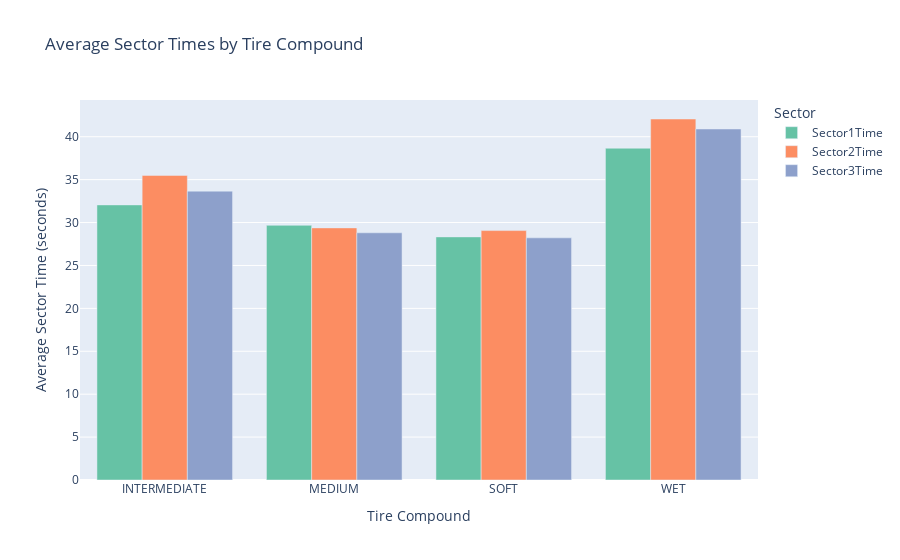

Source (notebook cell):
### Markdown cell above
The graph shows the relationship between tire strategy (compound choice), weather conditions (rain periods), and if rainfall is true or not. By analyzing this information, teams can find tire performance and make decisions for future races regarding tire selection in varying weather scenarios. Not only this but comparing tire compound usage during rain vs. no rain can show how well they performed in the race and actually predicting whether there is going to be rain or not. This analysis helps in optimizing tire strategies and improving overall race performance under similar conditions.

### Code cell
# Calculate the average sector times for each compound
average_sector_times = aligned_data.groupby('Compound')[['Sector1Time', 'Sector2Time', 'Sector3Time']].mean().reset_index()

# Melt the DataFrame to have a long format for plotting
melted_sector_times = average_sector_times.melt(id_vars='Compound', 
                                                 value_vars=['Sector1Time', 'Sector2Time', 'Sector3Time'], 
                                                 var_name='Sector', 
                                                 value_name='AverageTime')

# Convert AverageTime to seconds for easier interpretation
melted_sector_times['AverageTime'] = melted_sector_times['AverageTime'].dt.total_seconds()

# Create the plot
fig = px.bar(
    melted_sector_times,
    x='Compound',
    y='AverageTime',
    color='Sector',
    barmode='group',
    title='Average Sector Times by Tire Compound',
    labels={'AverageTime': 'Average Sector Time (seconds)', 'Compound': 'Tire Compound'},
    color_discrete_sequence=px.colors.qualitative.Set2
)


fig.show()

### Figure 1 — Plotly figure (JSON) as saved in the notebook; plotly's stock layout.template omitted (floating-point values rounded to 4 significant figures)
{"data": [{"alignmentgroup": "True", "hovertemplate": "Sector=Sector1Time<br>Tire Compound=%{x}<br>Average Sector Time (seconds)=%{y}<extra></extra>", "legendgroup": "Sector1Time", "marker": {"color": "rgb(102,194,165)", "pattern": {"shape": ""}}, "name": "Sector1Time", "offsetgroup": "Sector1Time", "orientation": "v", "showlegend": true, "textposition": "auto", "type": "bar", "x": ["INTERMEDIATE", "MEDIUM", "SOFT", "WET"], "xaxis": "x", "y": [32.05, 29.68, 28.33, 38.66], "yaxis": "y"}, {"alignmentgroup": "True", "hovertemplate": "Sector=Sector2Time<br>Tire Compound=%{x}<br>Average Sector Time (seconds)=%{y}<extra></extra>", "legendgroup": "Sector2Time", "marker": {"color": "rgb(252,141,98)", "pattern": {"shape": ""}}, "name": "Sector2Time", "offsetgroup": "Sector2Time", "orientation": "v", "showlegend": true, "textposition": "auto", "type": "bar", "x": ["INTERMEDIATE", "MEDIUM", "SOFT", "WET"], "xaxis": "x", "y": [35.49, 29.38, 29.06, 42.07], "yaxis": "y"}, {"alignmentgroup": "True", "hovertemplate": "Sector=Sector3Time<br>Tire Compound=%{x}<br>Average Sector Time (seconds)=%{y}<extra></extra>", "legendgroup": "Sector3Time", "marker": {"color": "rgb(141,160,203)", "pattern": {"shape": ""}}, "name": "Sector3Time", "offsetgroup": "Sector3Time", "orientation": "v", "showlegend": true, "textposition": "auto", "type": "bar", "x": ["INTERMEDIATE", "MEDIUM", "SOFT", "WET"], "xaxis": "x", "y": [33.66, 28.81, 28.22, 40.9], "yaxis": "y"}], "layout": {"barmode": "group", "legend": {"title": {"text": "Sector"}, "tracegroupgap": 0}, "title": {"text": "Average Sector Times by Tire Compound"}, "xaxis": {"anchor": "y", "domain": [0, 1], "title": {"text": "Tire Compound"}}, "yaxis": {"anchor": "x", "domain": [0, 1], "title": {"text": "Average Sector Time (seconds)"}}}}
